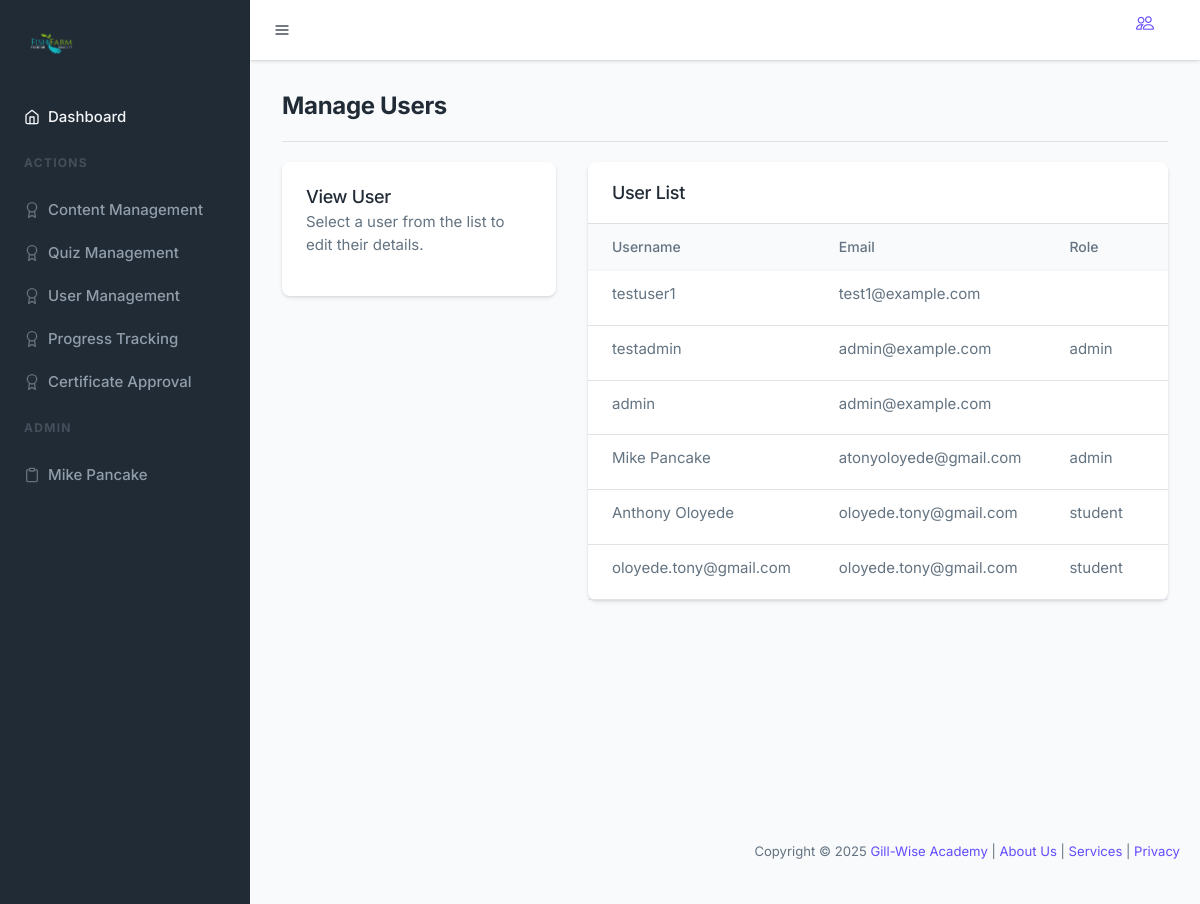
The app's page /admin/user_management.php (signed in) with its own data.
### tables this page shows
CREATE TABLE IF NOT EXISTS `users` (
  `id` int NOT NULL AUTO_INCREMENT,
  `username` varchar(50) NOT NULL,
  `email` varchar(100) NOT NULL,
  `password` varchar(255) NOT NULL,
  `role` enum('admin','student') DEFAULT 'student',
  `created_at` timestamp NULL DEFAULT CURRENT_TIMESTAMP,
  PRIMARY KEY (`id`),
  UNIQUE KEY `username` (`username`)
);

### admin/user_management.php (the view, shortened to what this page needs)
<?php
require '../includes/db.php';
$edit_user = null;
$stmt = $db->query("SELECT * FROM users ORDER BY created_at DESC");
$users = $stmt->fetchAll(PDO::FETCH_ASSOC);
?>
<?php include 'includes/header2.php'; ?>
<div class="container-fluid p-6">
    <div class="row">
        <div class="col-lg-12 col-md-12 col-12">
            <div class="border-bottom pb-4 mb-4">
                <h3 class="mb-0 fw-bold">Manage Users</h3>
            </div>
        </div>
    </div>
    <div class="row mb-8">
        <div class="col-xl-4 col-lg-4 col-md-12 col-12">
            <div class="card">
                <div class="card-body">
                    <h4 class="mb-1"><?php echo $edit_user ? 'Edit User' : 'View User'; ?></h4>
                    <?php if ($edit_user): ?>
                        <form method="post">
                            <input type="hidden" name="csrf_token" value="<?php echo htmlspecialchars($_SESSION['csrf_token']); ?>">
                            <input type="hidden" name="user_id" value="<?php echo $edit_user['id']; ?>">
                            <div class="mb-3">
                                <label for="username" class="form-label">Username</label>
                                <input type="text" class="form-control" id="username" name="username" value="<?php echo htmlspecialchars($edit_user['username']); ?>" required>
                            </div>
                            <div class="mb-3">
                                <label for="email" class="form-label">Email</label>
                                <input type="email" class="form-control" id="email" name="email" value="<?php echo htmlspecialchars($edit_user['email']); ?>" required>
                            </div>
                            <div class="mb-3">
                                <label for="role" class="form-label">Role</label>
                                <select class="form-select" id="role" name="role" required>
                                    <option value="user" <?php echo $edit_user['role'] == 'user' ? 'selected' : ''; ?>>User</option>
                                    <option value="admin" <?php echo $edit_user['role'] == 'admin' ? 'selected' : ''; ?>>Admin</option>
                                </select>
                            </div>
                            <div class="mb-3">
                                <label for="password" class="form-label">New Password (Optional)</label>
                                <input type="password" class="form-control" id="password" name="password" placeholder="Leave blank to keep current password">
                            </div>
                            <button type="submit" class="btn btn-primary">Update User</button>
                        </form>
                    <?php else: ?>
                        <p>Select a user from the list to edit their details.</p>
                    <?php endif; ?>
                </div>
            </div>
        </div>
        <div class="col-xl-8 col-lg-8 col-md-12 col-12">
            <div class="card">
                <div class="card-header bg-white py-4">
                    <h4 class="mb-0">User List</h4>
                </div>
                <div class="table-responsive">
                    <table class="table table-hover text-nowrap mb-0">
                        <thead class="table-light">
                            <tr>
                                <th>Username</th>
                                <th>Email</th>
                                <th>Role</th>
                                <th>Joined</th>
                            </tr>
                        </thead>
                        <tbody>
                            <?php foreach ($users as $user): ?>
                                <tr>
                                    <td><?php echo htmlspecialchars($user['username']); ?></td>
                                    <td><?php echo htmlspecialchars($user['email']); ?></td>
                                    <td><?php echo htmlspecialchars($user['role']); ?></td>
                                    <td><?php echo date('M d, Y', strtotime($user['created_at'])); ?></td>
                                </tr>
                            <?php endforeach; ?>
                        </tbody>
                    </table>
                </div>
            </div>
        </div>
    </div>
</div>
</div>
</div>
<?php include 'includes/footer2.php'; ?>

### records on screen
users: username "testuser1", email "test1@example.com"
users: username "testadmin", email "admin@example.com", role "admin"
users: username "admin", email "admin@example.com"
users: username "Mike Pancake", email "atonyoloyede@gmail.com", role "admin"
users: username "Anthony Oloyede", email "oloyede.tony@gmail.com", role "student"
users: username "oloyede.tony@gmail.com", email "oloyede.tony@gmail.com", role "student"

### other values on screen
$_SESSION['username'] "Mike Pancake"
